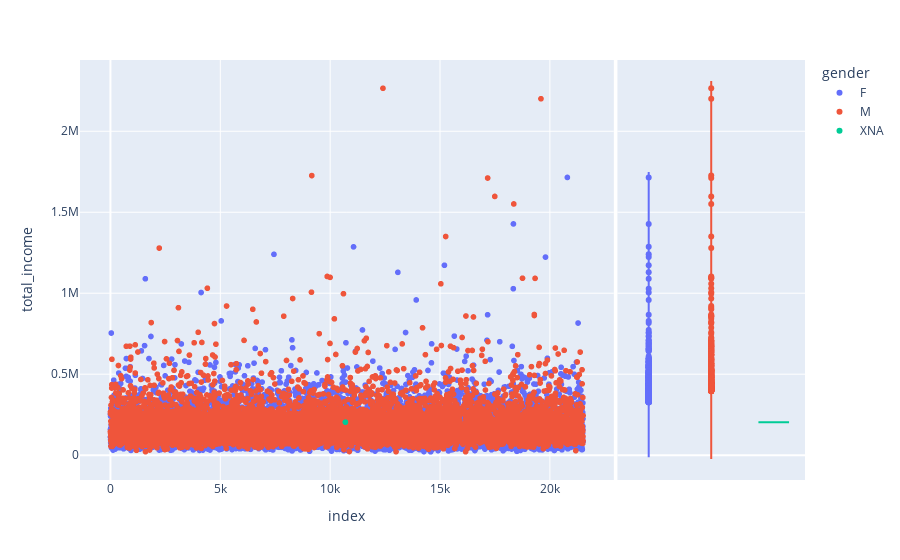

Notebook cell for this chart:
### Code cell
px.scatter(
    data, 
    y='total_income', 
    marginal_y='violin',
    color='gender'
)

### Figure 1 — Plotly figure (JSON) as saved in the notebook; plotly's stock layout.template omitted (floating-point values rounded to 4 significant figures; data arrays with more than 128 entries replaced by an {"elided": "..."} marker saying what was removed)
{"data": [{"hovertemplate": "gender=F<br>index=%{x}<br>total_income=%{y}<extra></extra>", "legendgroup": "F", "marker": {"color": "#636efa", "symbol": "circle"}, "mode": "markers", "name": "F", "showlegend": true, "type": "scattergl", "x": {"elided": "14236 int values"}, "xaxis": "x", "y": {"elided": "14236 float values"}, "yaxis": "y"}, {"alignmentgroup": "True", "hovertemplate": "gender=F<br>total_income=%{y}<extra></extra>", "legendgroup": "F", "marker": {"color": "#636efa", "symbol": "circle"}, "name": "F", "offsetgroup": "F", "scalegroup": "y", "showlegend": false, "type": "violin", "xaxis": "x2", "y": {"elided": "14236 float values"}, "yaxis": "y2"}, {"hovertemplate": "gender=M<br>index=%{x}<br>total_income=%{y}<extra></extra>", "legendgroup": "M", "marker": {"color": "#EF553B", "symbol": "circle"}, "mode": "markers", "name": "M", "showlegend": true, "type": "scattergl", "x": {"elided": "7288 int values"}, "xaxis": "x", "y": {"elided": "7288 float values"}, "yaxis": "y"}, {"alignmentgroup": "True", "hovertemplate": "gender=M<br>total_income=%{y}<extra></extra>", "legendgroup": "M", "marker": {"color": "#EF553B", "symbol": "circle"}, "name": "M", "offsetgroup": "M", "scalegroup": "y", "showlegend": false, "type": "violin", "xaxis": "x2", "y": {"elided": "7288 float values"}, "yaxis": "y2"}, {"hovertemplate": "gender=XNA<br>index=%{x}<br>total_income=%{y}<extra></extra>", "legendgroup": "XNA", "marker": {"color": "#00cc96", "symbol": "circle"}, "mode": "markers", "name": "XNA", "showlegend": true, "type": "scattergl", "x": [10701], "xaxis": "x", "y": [203900.0], "yaxis": "y"}, {"alignmentgroup": "True", "hovertemplate": "gender=XNA<br>total_income=%{y}<extra></extra>", "legendgroup": "XNA", "marker": {"color": "#00cc96", "symbol": "circle"}, "name": "XNA", "offsetgroup": "XNA", "scalegroup": "y", "showlegend": false, "type": "violin", "xaxis": "x2", "y": [203900.0], "yaxis": "y2"}], "layout": {"legend": {"title": {"text": "gender"}, "tracegroupgap": 0}, "margin": {"t": 60}, "xaxis": {"anchor": "y", "domain": [0, 0.7363], "title": {"text": "index"}}, "xaxis2": {"anchor": "y2", "domain": [0.7413, 1], "matches": "x2", "showgrid": false, "showline": false, "showticklabels": false, "ticks": ""}, "yaxis": {"anchor": "x", "domain": [0, 1], "title": {"text": "total_income"}}, "yaxis2": {"anchor": "x2", "domain": [0, 1], "matches": "y", "showgrid": true, "showticklabels": false}}}
